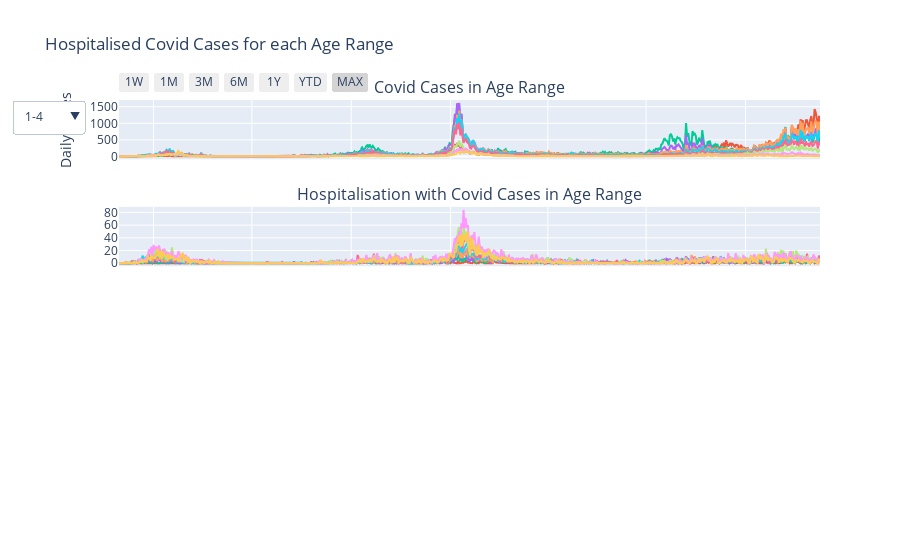

The cell this chart's notebook holds for it:
### Markdown cell above
### Plotly Graph 2

### Code cell
age_list = ['0-4','5-14','15-24', '25-34', '35-44', '45-54', '55-64','65-74', '75-84','85+']


fig = make_subplots(rows=4, cols=1, shared_xaxes=True, subplot_titles=[
        'Covid Cases in Age Range',
        'Hospitalisation with Covid Cases in Age Range'])

# Loop through the suburbs
for age in age_list:
  	# Subset the DataFrame

    new_aged_df = aged_df[aged_df['Age Range'] == age]
    # Add a trace for each suburb subset
    fig.add_trace(go.Scatter(
                x=new_aged_df['Date'],
                y=new_aged_df['Daily Cases'],
                name=age, 
                mode='lines',
                customdata = new_aged_df['Age Range'],
                hovertemplate="<b>Age Range: %{customdata}</b><br><br>" +
                                    "Date: %{x|%d %b %Y} <br>" +
                                    "Daily Covid-19 Cases: %{y:,.}<br>"+
                                    "<extra></extra>"), row = 1, col = 1)

# Loop through the suburbs
for age in age_list:
    
  	# Subset the DataFrame
    new_h_df = hospitalised_df[hospitalised_df['Age Range'] == age]
    # Add a trace for each suburb subset
    fig.add_trace(go.Scatter(
                x=new_h_df['Date'],
                y=new_h_df['Daily Cases'],
                name=age, 
                mode='lines',
                customdata = new_h_df['Age Range'],
                hovertemplate="<b>Age Range: %{customdata}</b><br><br>" +
                                    "Date: %{x|%d %b %Y} <br>" +
                                    "Hospitalised Covid-19 Cases: %{y:,.}<br>"+
                                    "<extra></extra>"), row = 2, col = 1)


# Create the buttons
dropdown_buttons = [
{'label': "1-4", 'method': 'update', 'args': [{"visible": [True, False, False, False, 
                                                            False, False, False, False, False, False]}, 
                                              {"title": "1-4"}]},
{'label': "5-14", 'method': 'update', 'args': [{"visible": [False,True, False, False, 
                                                            False, False, False, False, False, False]}, 
                                               {"title": "5-15"}]},
{'label': "15-24", 'method': 'update', 'args': [{"visible": [False,False, True, False, 
                                                             False, False, False, False, False, False]}, 
                                                {"title": "15-14"}]},
{'label': "25-34", 'method': 'update', 'args': [{"visible": [False,False, False, True, 
                                                             False, False, False, False, False, False]}, 
                                                {"title": "25-34"}]},
{'label': "35-44", 'method': 'update', 'args': [{"visible": [False,False, False, False, 
                                                             True, False, False, False, False, False]}, 
                                                {"title": "35-44"}]},
{'label': "45-54", 'method': 'update', 'args': [{"visible": [False, False, False, False, 
                                                             False, True, False, False, False, False]}, 
                                                {"title": "45-54"}]},
{'label': "55-64", 'method': 'update', 'args': [{"visible": [False, False, False, False, 
                                                             False, False, True, False, False, False]}, 
                                                {"title": "55-64"}]},
{'label': "65-74", 'method': 'update', 'args': [{"visible": [False, False, False, False, 
                                                             False, False, False, True, False, False]}, 
                                                {"title": "65-74"}]},
{'label': "75-84", 'method': 'update', 'args': [{"visible": [False, False, False, False, 
                                                             False, False, False, False, True, False]}, 
                                                {"title": "75-84"}]},
{'label': "85+", 'method': 'update', 'args': [{"visible": [False, False,False, False, 
                                                           False, False, False, False, False, True]}, 
                                              {"title": "85+"}]},
]

fig.update_layout(
    title = 'Hospitalised Covid Cases for each Age Range',
    yaxis_title = 'Daily Cases',
    xaxis=dict(
        rangeselector=dict(
            buttons=list([
                            dict(count = 7, step = "day", stepmode = "backward", label = "1W"),
                            dict(count = 1, step = "month", stepmode = "backward", label = "1M"),
                            dict(count = 3, step = "month", stepmode = "backward", label = "3M"),
                            dict(count = 6, step = "month", stepmode = "backward", label = "6M"),
                            dict(count = 1, step = "year", stepmode = "backward", label = "1Y"),
                            dict(count = 1, step = "year", stepmode = "todate", label = "YTD"),
                            dict(count = 1, step = "all", stepmode = "backward", label = "MAX")])
        ),
        rangeslider=dict(
            visible = True
        ),
        type='date'
    ))



fig.update_layout(showlegend=False)
fig.update_layout(xaxis_rangeslider_visible = False)


# Update the figure to add dropdown menu
fig.update_layout({
  		'updatemenus': [{'active': 0, 'buttons': dropdown_buttons}]})

# Show the plot
fig.show()

### Figure 1 — Plotly figure (JSON) as saved in the notebook; plotly's stock layout.template omitted (floating-point values rounded to 4 significant figures; data arrays with more than 128 entries replaced by an {"elided": "..."} marker saying what was removed)
{"data": [{"customdata": [], "hovertemplate": "<b>Age Range: %{customdata}</b><br><br>Date: %{x|%d %b %Y} <br>Daily Covid-19 Cases: %{y:,.}<br><extra></extra>", "mode": "lines", "name": "0-4", "type": "scatter", "x": [], "xaxis": "x", "y": [], "yaxis": "y"}, {"customdata": {"elided": "648 str values"}, "hovertemplate": "<b>Age Range: %{customdata}</b><br><br>Date: %{x|%d %b %Y} <br>Daily Covid-19 Cases: %{y:,.}<br><extra></extra>", "mode": "lines", "name": "5-14", "type": "scatter", "x": {"elided": "648 str values"}, "xaxis": "x", "y": {"elided": "648 int values"}, "yaxis": "y"}, {"customdata": {"elided": "648 str values"}, "hovertemplate": "<b>Age Range: %{customdata}</b><br><br>Date: %{x|%d %b %Y} <br>Daily Covid-19 Cases: %{y:,.}<br><extra></extra>", "mode": "lines", "name": "15-24", "type": "scatter", "x": {"elided": "648 str values"}, "xaxis": "x", "y": {"elided": "648 int values"}, "yaxis": "y"}, {"customdata": {"elided": "648 str values"}, "hovertemplate": "<b>Age Range: %{customdata}</b><br><br>Date: %{x|%d %b %Y} <br>Daily Covid-19 Cases: %{y:,.}<br><extra></extra>", "mode": "lines", "name": "25-34", "type": "scatter", "x": {"elided": "648 str values"}, "xaxis": "x", "y": {"elided": "648 int values"}, "yaxis": "y"}, {"customdata": {"elided": "648 str values"}, "hovertemplate": "<b>Age Range: %{customdata}</b><br><br>Date: %{x|%d %b %Y} <br>Daily Covid-19 Cases: %{y:,.}<br><extra></extra>", "mode": "lines", "name": "35-44", "type": "scatter", "x": {"elided": "648 str values"}, "xaxis": "x", "y": {"elided": "648 int values"}, "yaxis": "y"}, {"customdata": {"elided": "648 str values"}, "hovertemplate": "<b>Age Range: %{customdata}</b><br><br>Date: %{x|%d %b %Y} <br>Daily Covid-19 Cases: %{y:,.}<br><extra></extra>", "mode": "lines", "name": "45-54", "type": "scatter", "x": {"elided": "648 str values"}, "xaxis": "x", "y": {"elided": "648 int values"}, "yaxis": "y"}, {"customdata": {"elided": "648 str values"}, "hovertemplate": "<b>Age Range: %{customdata}</b><br><br>Date: %{x|%d %b %Y} <br>Daily Covid-19 Cases: %{y:,.}<br><extra></extra>", "mode": "lines", "name": "55-64", "type": "scatter", "x": {"elided": "648 str values"}, "xaxis": "x", "y": {"elided": "648 int values"}, "yaxis": "y"}, {"customdata": {"elided": "648 str values"}, "hovertemplate": "<b>Age Range: %{customdata}</b><br><br>Date: %{x|%d %b %Y} <br>Daily Covid-19 Cases: %{y:,.}<br><extra></extra>", "mode": "lines", "name": "65-74", "type": "scatter", "x": {"elided": "648 str values"}, "xaxis": "x", "y": {"elided": "648 int values"}, "yaxis": "y"}, {"customdata": {"elided": "648 str values"}, "hovertemplate": "<b>Age Range: %{customdata}</b><br><br>Date: %{x|%d %b %Y} <br>Daily Covid-19 Cases: %{y:,.}<br><extra></extra>", "mode": "lines", "name": "75-84", "type": "scatter", "x": {"elided": "648 str values"}, "xaxis": "x", "y": {"elided": "648 int values"}, "yaxis": "y"}, {"customdata": {"elided": "648 str values"}, "hovertemplate": "<b>Age Range: %{customdata}</b><br><br>Date: %{x|%d %b %Y} <br>Daily Covid-19 Cases: %{y:,.}<br><extra></extra>", "mode": "lines", "name": "85+", "type": "scatter", "x": {"elided": "648 str values"}, "xaxis": "x", "y": {"elided": "648 int values"}, "yaxis": "y"}, {"customdata": [], "hovertemplate": "<b>Age Range: %{customdata}</b><br><br>Date: %{x|%d %b %Y} <br>Hospitalised Covid-19 Cases: %{y:,.}<br><extra></extra>", "mode": "lines", "name": "0-4", "type": "scatter", "x": [], "xaxis": "x2", "y": [], "yaxis": "y2"}, {"customdata": {"elided": "648 str values"}, "hovertemplate": "<b>Age Range: %{customdata}</b><br><br>Date: %{x|%d %b %Y} <br>Hospitalised Covid-19 Cases: %{y:,.}<br><extra></extra>", "mode": "lines", "name": "5-14", "type": "scatter", "x": {"elided": "648 str values"}, "xaxis": "x2", "y": {"elided": "648 int values"}, "yaxis": "y2"}, {"customdata": {"elided": "648 str values"}, "hovertemplate": "<b>Age Range: %{customdata}</b><br><br>Date: %{x|%d %b %Y} <br>Hospitalised Covid-19 Cases: %{y:,.}<br><extra></extra>", "mode": "lines", "name": "15-24", "type": "scatter", "x": {"elided": "648 str values"}, "xaxis": "x2", "y": {"elided": "648 int values"}, "yaxis": "y2"}, {"customdata": {"elided": "648 str values"}, "hovertemplate": "<b>Age Range: %{customdata}</b><br><br>Date: %{x|%d %b %Y} <br>Hospitalised Covid-19 Cases: %{y:,.}<br><extra></extra>", "mode": "lines", "name": "25-34", "type": "scatter", "x": {"elided": "648 str values"}, "xaxis": "x2", "y": {"elided": "648 int values"}, "yaxis": "y2"}, {"customdata": {"elided": "648 str values"}, "hovertemplate": "<b>Age Range: %{customdata}</b><br><br>Date: %{x|%d %b %Y} <br>Hospitalised Covid-19 Cases: %{y:,.}<br><extra></extra>", "mode": "lines", "name": "35-44", "type": "scatter", "x": {"elided": "648 str values"}, "xaxis": "x2", "y": {"elided": "648 int values"}, "yaxis": "y2"}, {"customdata": {"elided": "648 str values"}, "hovertemplate": "<b>Age Range: %{customdata}</b><br><br>Date: %{x|%d %b %Y} <br>Hospitalised Covid-19 Cases: %{y:,.}<br><extra></extra>", "mode": "lines", "name": "45-54", "type": "scatter", "x": {"elided": "648 str values"}, "xaxis": "x2", "y": {"elided": "648 int values"}, "yaxis": "y2"}, {"customdata": {"elided": "648 str values"}, "hovertemplate": "<b>Age Range: %{customdata}</b><br><br>Date: %{x|%d %b %Y} <br>Hospitalised Covid-19 Cases: %{y:,.}<br><extra></extra>", "mode": "lines", "name": "55-64", "type": "scatter", "x": {"elided": "648 str values"}, "xaxis": "x2", "y": {"elided": "648 int values"}, "yaxis": "y2"}, {"customdata": {"elided": "648 str values"}, "hovertemplate": "<b>Age Range: %{customdata}</b><br><br>Date: %{x|%d %b %Y} <br>Hospitalised Covid-19 Cases: %{y:,.}<br><extra></extra>", "mode": "lines", "name": "65-74", "type": "scatter", "x": {"elided": "648 str values"}, "xaxis": "x2", "y": {"elided": "648 int values"}, "yaxis": "y2"}, {"customdata": {"elided": "648 str values"}, "hovertemplate": "<b>Age Range: %{customdata}</b><br><br>Date: %{x|%d %b %Y} <br>Hospitalised Covid-19 Cases: %{y:,.}<br><extra></extra>", "mode": "lines", "name": "75-84", "type": "scatter", "x": {"elided": "648 str values"}, "xaxis": "x2", "y": {"elided": "648 int values"}, "yaxis": "y2"}, {"customdata": {"elided": "648 str values"}, "hovertemplate": "<b>Age Range: %{customdata}</b><br><br>Date: %{x|%d %b %Y} <br>Hospitalised Covid-19 Cases: %{y:,.}<br><extra></extra>", "mode": "lines", "name": "85+", "type": "scatter", "x": {"elided": "648 str values"}, "xaxis": "x2", "y": {"elided": "648 int values"}, "yaxis": "y2"}], "layout": {"annotations": [{"font": {"size": 16}, "showarrow": false, "text": "Covid Cases in Age Range", "x": 0.5, "xanchor": "center", "xref": "paper", "y": 1, "yanchor": "bottom", "yref": "paper"}, {"font": {"size": 16}, "showarrow": false, "text": "Hospitalisation with Covid Cases in Age Range", "x": 0.5, "xanchor": "center", "xref": "paper", "y": 0.7188, "yanchor": "bottom", "yref": "paper"}], "showlegend": false, "title": {"text": "Hospitalised Covid Cases for each Age Range"}, "updatemenus": [{"active": 0, "buttons": [{"args": [{"visible": [true, false, false, false, false, false, false, false, false, false]}, {"title": "1-4"}], "label": "1-4", "method": "update"}, {"args": [{"visible": [false, true, false, false, false, false, false, false, false, false]}, {"title": "5-15"}], "label": "5-14", "method": "update"}, {"args": [{"visible": [false, false, true, false, false, false, false, false, false, false]}, {"title": "15-14"}], "label": "15-24", "method": "update"}, {"args": [{"visible": [false, false, false, true, false, false, false, false, false, false]}, {"title": "25-34"}], "label": "25-34", "method": "update"}, {"args": [{"visible": [false, false, false, false, true, false, false, false, false, false]}, {"title": "35-44"}], "label": "35-44", "method": "update"}, {"args": [{"visible": [false, false, false, false, false, true, false, false, false, false]}, {"title": "45-54"}], "label": "45-54", "method": "update"}, {"args": [{"visible": [false, false, false, false, false, false, true, false, false, false]}, {"title": "55-64"}], "label": "55-64", "method": "update"}, {"args": [{"visible": [false, false, false, false, false, false, false, true, false, false]}, {"title": "65-74"}], "label": "65-74", "method": "update"}, {"args": [{"visible": [false, false, false, false, false, false, false, false, true, false]}, {"title": "75-84"}], "label": "75-84", "method": "update"}, {"args": [{"visible": [false, false, false, false, false, false, false, false, false, true]}, {"title": "85+"}], "label": "85+", "method": "update"}]}], "xaxis": {"anchor": "y", "domain": [0, 1], "matches": "x4", "rangeselector": {"buttons": [{"count": 7, "label": "1W", "step": "day", "stepmode": "backward"}, {"count": 1, "label": "1M", "step": "month", "stepmode": "backward"}, {"count": 3, "label": "3M", "step": "month", "stepmode": "backward"}, {"count": 6, "label": "6M", "step": "month", "stepmode": "backward"}, {"count": 1, "label": "1Y", "step": "year", "stepmode": "backward"}, {"count": 1, "label": "YTD", "step": "year", "stepmode": "todate"}, {"count": 1, "label": "MAX", "step": "all", "stepmode": "backward"}]}, "rangeslider": {"visible": false}, "showticklabels": false, "type": "date"}, "xaxis2": {"anchor": "y2", "domain": [0, 1], "matches": "x4", "showticklabels": false}, "xaxis3": {"anchor": "y3", "domain": [0, 1], "matches": "x4", "showticklabels": false}, "xaxis4": {"anchor": "y4", "domain": [0, 1]}, "yaxis": {"anchor": "x", "domain": [0.8438, 1], "title": {"text": "Daily Cases"}}, "yaxis2": {"anchor": "x2", "domain": [0.5625, 0.7188]}, "yaxis3": {"anchor": "x3", "domain": [0.2812, 0.4375]}, "yaxis4": {"anchor": "x4", "domain": [0, 0.1562]}}}
